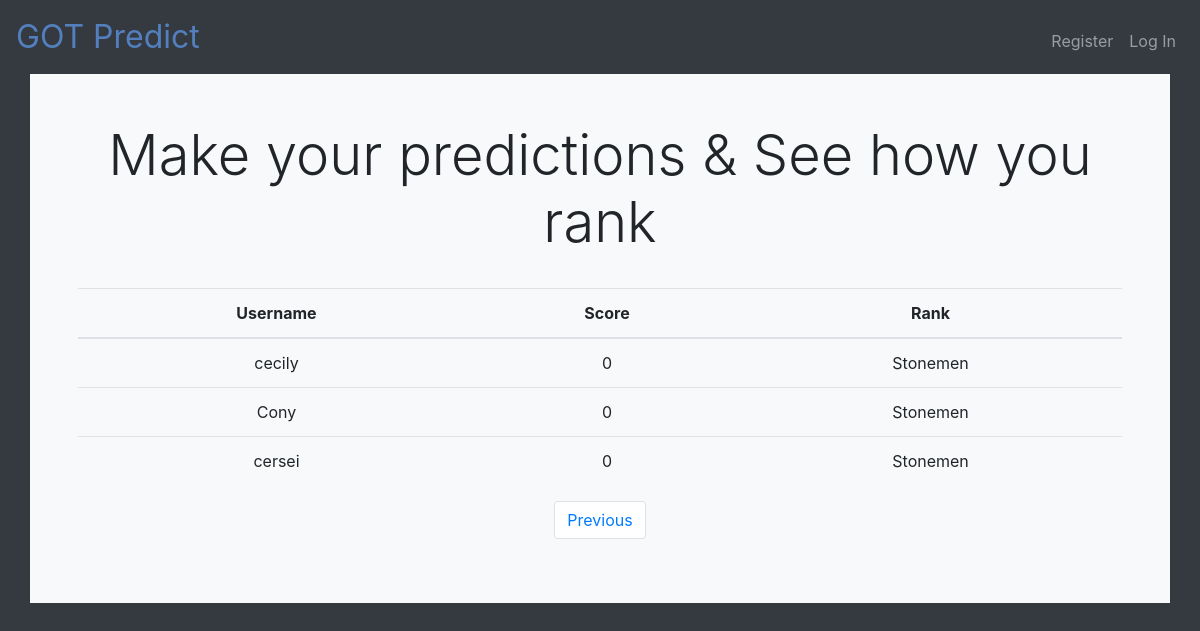
The app's page /index?page=2 with its own data.
### app/models.py (models this page shows, shortened)
class Response(db.Model):
    id = db.Column(db.Integer, primary_key=True)
    q1 = db.Column(db.String(64))
    q2 = db.Column(db.String(64))
    q3 = db.Column(db.String(64))
    q4 = db.Column(db.String(64))
    q5 = db.Column(db.String(64))
    q6 = db.Column(db.String(64))
    q7 = db.Column(db.String(64))
    q8 = db.Column(db.String(64))
    q9 = db.Column(db.String(64))
    q10 = db.Column(db.String(64))
    q11 = db.Column(db.String(64))
    q12 = db.Column(db.String(64))
    q13 = db.Column(db.String(64))
    q14 = db.Column(db.String(64))
    q15 = db.Column(db.String(64))
    q16 = db.Column(db.String(64))
    q17 = db.Column(db.String(64))
    q18 = db.Column(db.String(64))
    q19 = db.Column(db.String(64))
    q20 = db.Column(db.String(64))
    q21 = db.Column(db.String(64))
    q22 = db.Column(db.String(64))
    q23 = db.Column(db.String(64))
    q24 = db.Column(db.String(64))
    q25 = db.Column(db.String(64))
    q26 = db.Column(db.String(64))
    q27 = db.Column(db.String(64))
    q28 = db.Column(db.String(64))
    q29 = db.Column(db.String(64))
    q30 = db.Column(db.String(64))
    score = db.Column(db.Integer)
    rank = db.Column(db.String(64))
    timestamp = db.Column(db.DateTime, index=True, default=datetime.utcnow)
    user_id = db.Column(db.Integer, db.ForeignKey('user.id'))

class User(db.Model):
    id = db.Column(db.Integer, primary_key=True)
    username = db.Column(db.String(64), index=True, unique=True)
    email = db.Column(db.String(120), index=True, unique=True)
    password_hash = db.Column(db.String(128))
    score = db.Column(db.Integer)
    responses = db.relationship('Response', backref='author', lazy='dynamic')

### app/routes.py (the view)
@app.route('/')
@app.route('/index')
def index():
    submissions = Response.query.all()
    for s in submissions:
        s.score = calculate_score(s)
        s.rank = calculate_rank(s.score)
    db.session.commit()
    page = request.args.get('page', 1, type=int)
    submissions = Response.query.order_by(Response.score.desc()).paginate(page, 10, False)
    next_url = url_for('index', page=submissions.next_num) if submissions.has_next else None
    prev_url = url_for('index', page=submissions.prev_num) if submissions.has_prev else None
    return render_template('index.html', submissions=submissions.items, next_url=next_url, prev_url=prev_url)

### app/helpers.py (called while the page is built, shortened)
def calculate_rank(score):
    if (score >= 0) and (score < 20):
        return 'Stonemen'

### app/templates/index.html (shortened to what this page needs)
{% extends 'layout.html' %}
{% block main %}
<h1 class="display-4">Make your predictions & See how you rank</h1>
<br>
<table class="table">
    <thead>
        <th scope="col">Username</th>
        <th scope="col">Score</th>
        <th scope="col">Rank</th>
    </thead>
    <tbody>
        {% for s in submissions %}
        <tr>
            <td>{{ s.author.username }}</td>
            <td>{{ s.score }}</td>
            <td>{{ s.rank }}</td>
        </tr>
        {% endfor %}
    </tbody>
</table>
<nav aria-label="Page navigation">
    <ul class="pagination d-flex justify-content-around">
        {% if prev_url %}
        <li class="page-item"><a class="page-link" href="{{ prev_url }}">Previous</a></li>
        {% endif %}
    </ul>
</nav>
{% endblock %}

### records on screen
Response: author.username "cecily", score "0", rank "Stonemen"
Response: author.username "Cony", score "0", rank "Stonemen"
Response: author.username "cersei", score "0", rank "Stonemen"
